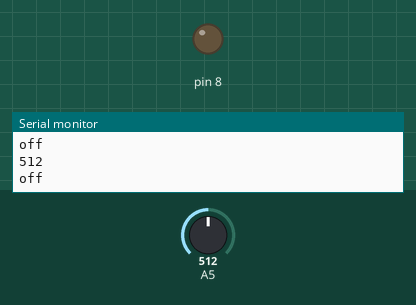
The sketch below on a simulated Arduino Uno, built with avr-gcc and run on an emulated ATmega328P. On the bench: output pins drawn as LEDs (lit = HIGH), the last lines printed to the serial monitor. The test bench sets the inputs (shaded band); at power-on: A5 = 512.

Above: at 1.2 s.
1.3 s: A5 set to 74
2.8 s: A5 set to 63
At 3.9 s:
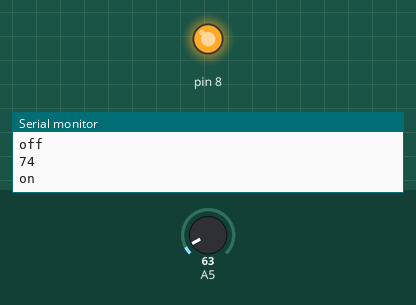
Timing chart, 0 to 5.8 s (numbered marks = the images above; inputs shaded):
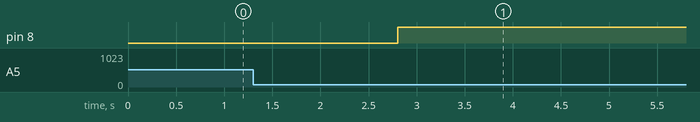

Measured:
- the behaviour switches between 70 and 69 on A5 (found by bisection; images 0 and 1)
- after the input at 2.8 s, pin 8: LOW → HIGH at once

The sketch:

014.relay.ino
```cpp
void setup()
{
  Serial.begin(9600);
  pinMode(8,OUTPUT);    // 10번 핀을 출력 핀으로 설정
}

void loop()
{
  if(analogRead(A5)<70)
  {
  digitalWrite( 8,1);
  Serial.println("on");
  delay(5000);
  }
  else
  {
  digitalWrite( 8,0);
  Serial.println("off");
  }
   Serial.println(analogRead(A5));
}
```
